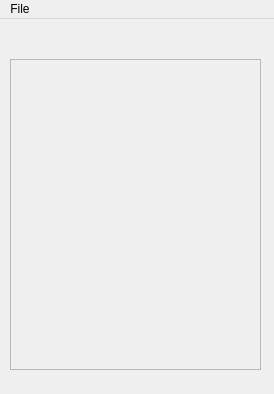
<?xml version="1.0" encoding="UTF-8"?>
<ui version="4.0">
 <class>MainWindow</class>
 <widget class="QMainWindow" name="MainWindow">
  <property name="geometry">
   <rect>
    <x>0</x>
    <y>0</y>
    <width>274</width>
    <height>394</height>
   </rect>
  </property>
  <property name="minimumSize">
   <size>
    <width>274</width>
    <height>394</height>
   </size>
  </property>
  <property name="maximumSize">
   <size>
    <width>274</width>
    <height>394</height>
   </size>
  </property>
  <property name="windowTitle">
   <string>QTcpChat</string>
  </property>
  <widget class="QWidget" name="centralWidget">
   <widget class="QScrollArea" name="scrollArea">
    <property name="geometry">
     <rect>
      <x>10</x>
      <y>40</y>
      <width>251</width>
      <height>311</height>
     </rect>
    </property>
    <property name="widgetResizable">
     <bool>true</bool>
    </property>
    <widget class="QWidget" name="scrollAreaWidgetContents">
     <property name="geometry">
      <rect>
       <x>0</x>
       <y>0</y>
       <width>249</width>
       <height>309</height>
      </rect>
     </property>
    </widget>
   </widget>
  </widget>
  <widget class="QMenuBar" name="menuBar">
   <property name="geometry">
    <rect>
     <x>0</x>
     <y>0</y>
     <width>274</width>
     <height>21</height>
    </rect>
   </property>
   <widget class="QMenu" name="menuQTCPChat">
    <property name="title">
     <string>File</string>
    </property>
   </widget>
   <addaction name="menuQTCPChat"/>
  </widget>
  <action name="actionConnection">
   <property name="text">
    <string>Connect</string>
   </property>
  </action>
  <action name="actionDisconnect">
   <property name="text">
    <string>Disconnect</string>
   </property>
  </action>
  <action name="actionQuit">
   <property name="text">
    <string>Quit</string>
   </property>
  </action>
 </widget>
 <layoutdefault spacing="6" margin="11"/>
 <resources/>
 <connections/>
</ui>
